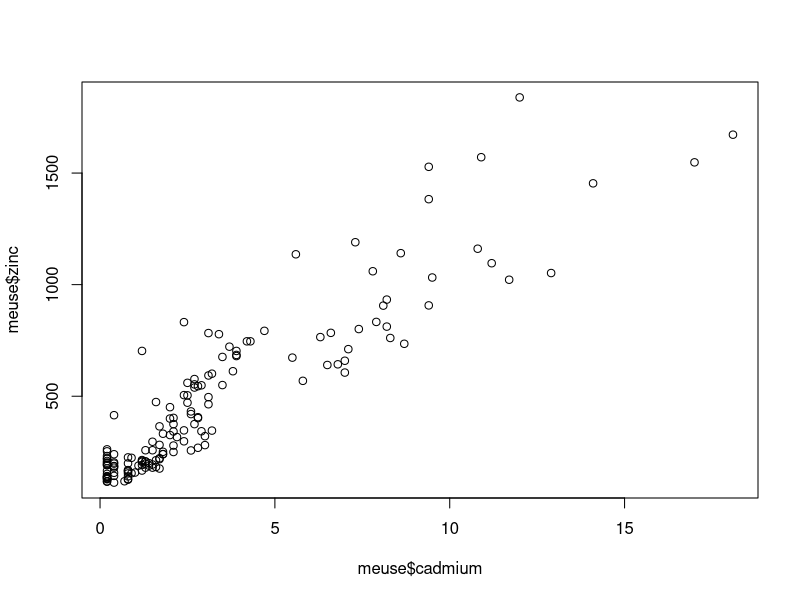
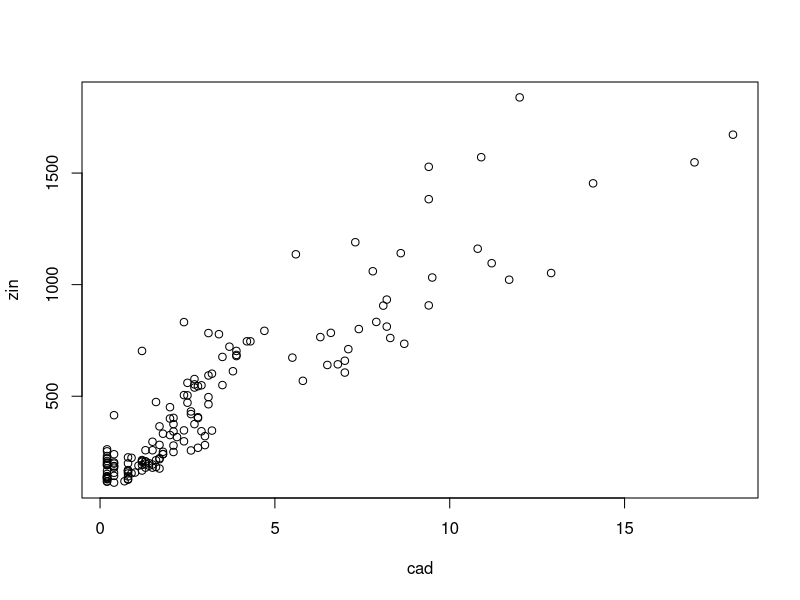
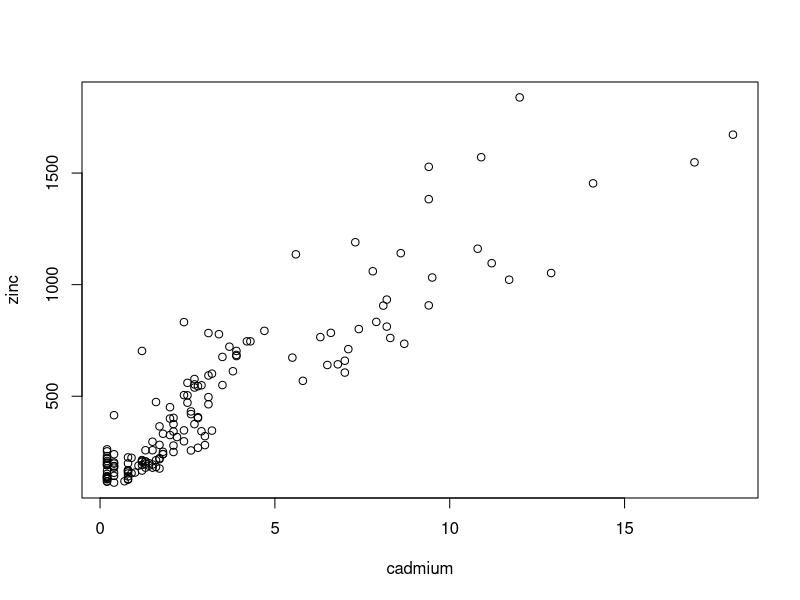
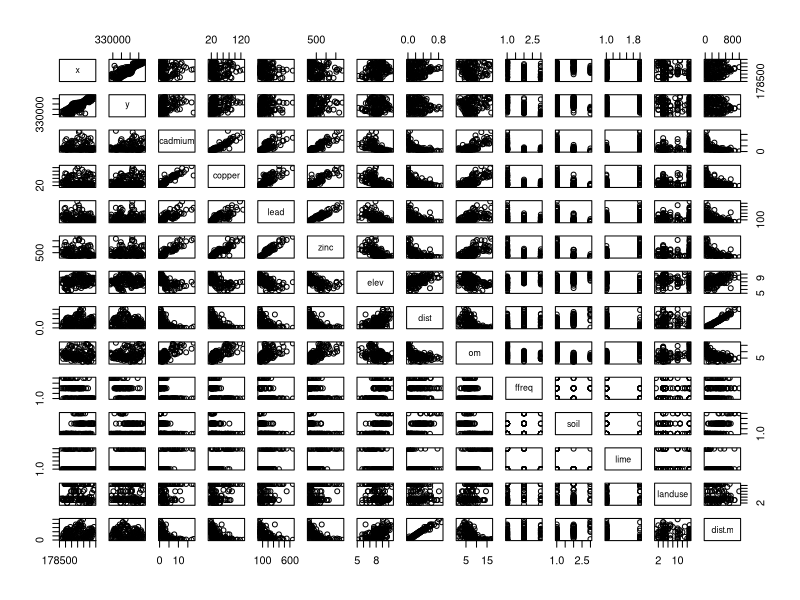
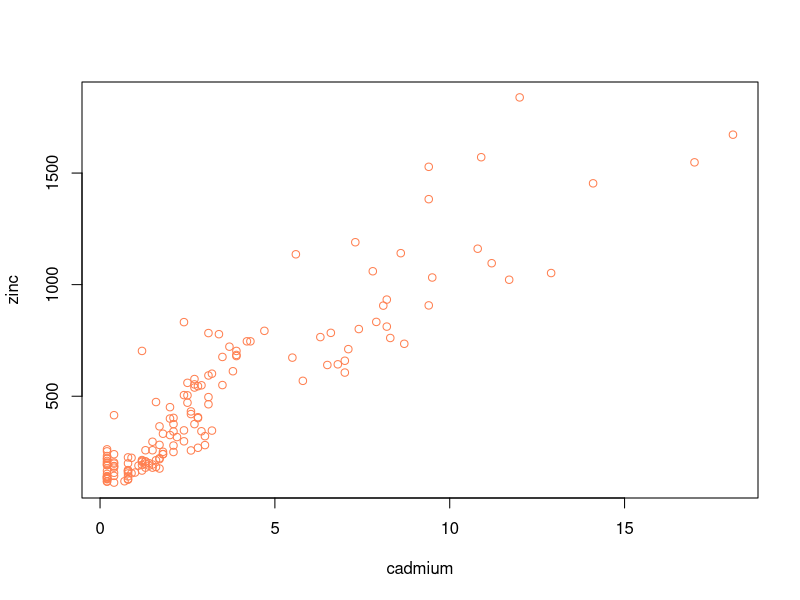
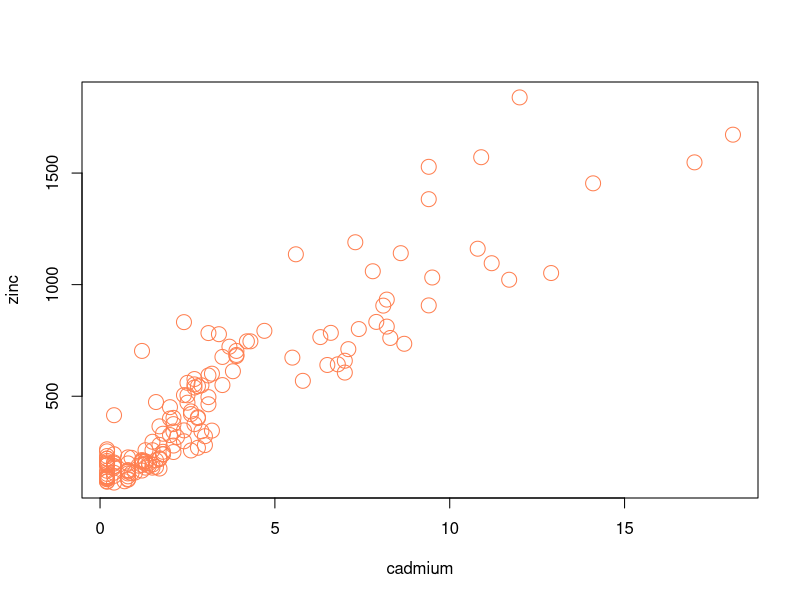
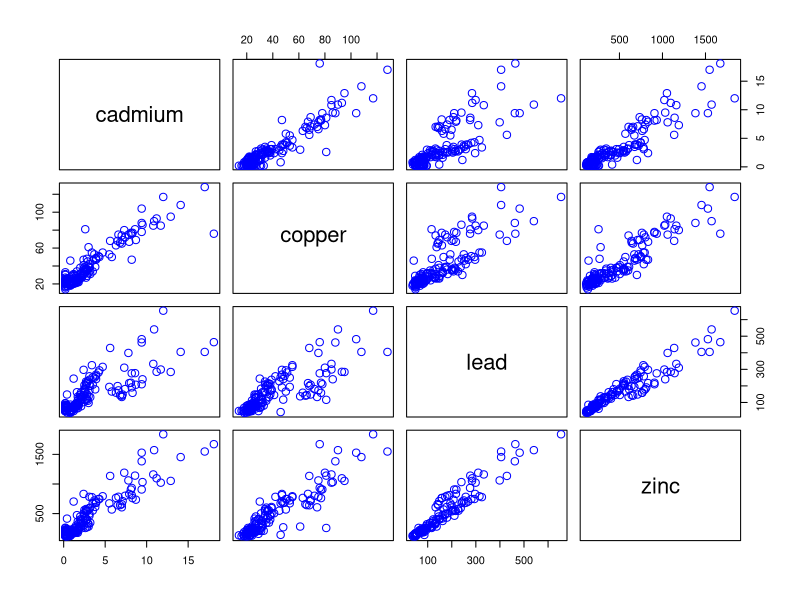
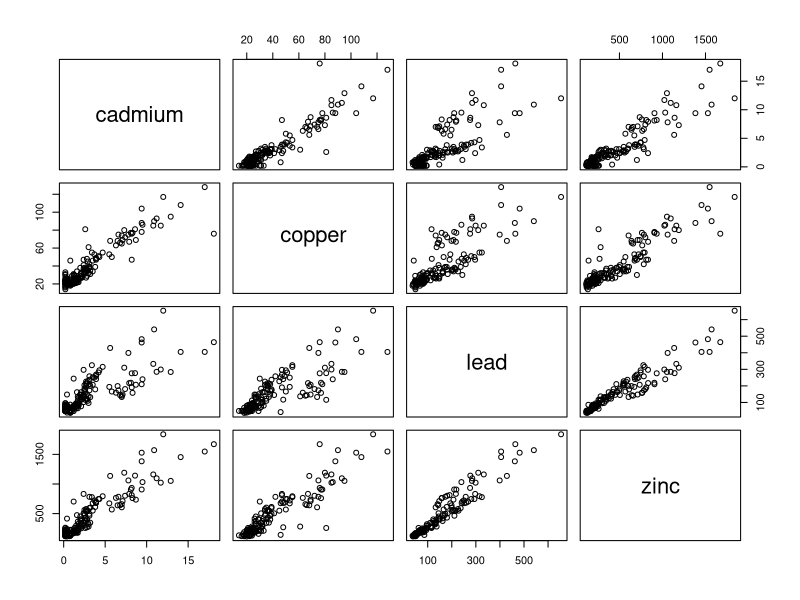

Here is the R script that generated these plots, in order:
# This is a code for investigating relationships among ecological variables

# We are using the sp package. To install it use ("" are used to install additional packages that are external of R):
#install.packages("sp")

# To recall the package:
library(sp)
# or: require(sp)

#meuse is the dataset from Northern Europe present in sp (https://cran.r-project.org/web/packages/gstat/vignettes/gstat.pdf)
# To use the data available inside the package (the function recalls data sets): 
data(meuse)
#inside the () the arguments are put. An argument is a descripiton of the function.

#To show the data in a table (the function invokes a data viewer) (ATTENTION: capital letter!):
View(meuse)

#To return only the first part of an object: 
head(meuse)

#To show only the column names:
names(meuse)

#To do a summary of the dataset:
summary(meuse)

#To plot one variable in respect to another: plot(cadmium,zinc)
#this gives an error. cadmium and zinc have to linked to meuse before ($ is used to link things):
plot(meuse$cadmium, meuse$zinc)

#assign to create new objects to plot in a more simple way:
cad <- meuse$cadmium
zin <- meuse$zinc
plot(cad,zin)

#Only with dataframes (tables): attach set of R objects to a search path.
attach(meuse)
#it is then possible to use directly the two columns for the plot (in this case $ is not needed):
plot(cadmium, zinc)
#it is also possible to detach with detach(meuse)

#To produce scatterplot matrices (also possible to change the color with the argument col="")
pairs(meuse)

#To change the color of the graph, colors are stored inside are with "": 
plot(cadmium, zinc, col="coral")

#To increase the size of the point (to mantain the color we keep the col argument): 
plot(cadmium, zinc, col="coral", cex=2)

#To change the type of symbol we use the argument pch

#To plot only a few variables (pair plots them all), we want to solect only a few columns, in this case from column 3 to columns 6:

# First way: option 5 and option 6 for the squared brackets)
#The , shows the starting point:
meuse[,3:6]

#To name the subset:
pol <- meuse[,3:6]

#To show only the head of pol:
head(pol)

#Now instead of paining all the dataset, only the pol data can be plotted:
pairs(pol, col="blue", cex=1.5)

#Second way: use the names of the column (~ is mande with option N):
pairs(~ cadmium + copper + lead + zinc, data=meuse)
